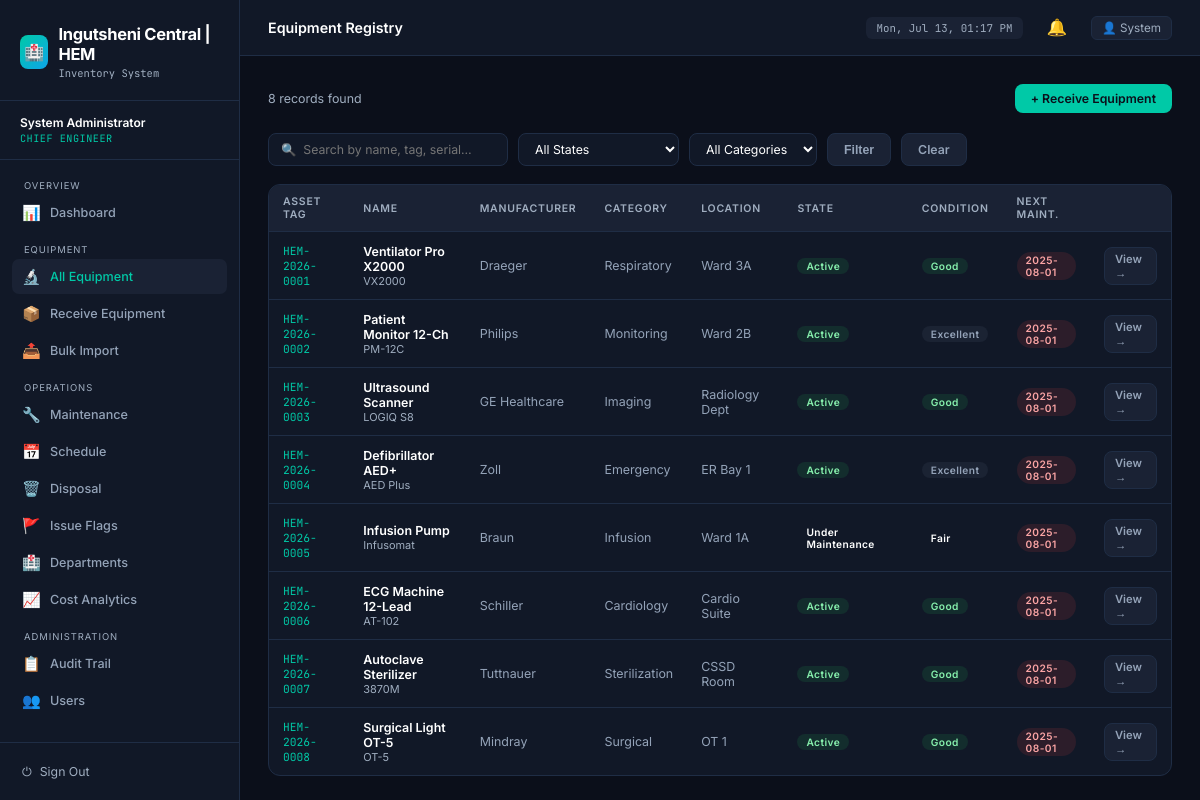
The page /equipment (signed in) on the database its author committed.
### tables this page shows
CREATE TABLE equipment (
  id INTEGER PRIMARY KEY AUTOINCREMENT,
  asset_tag TEXT UNIQUE NOT NULL,
  name TEXT NOT NULL,
  model TEXT, manufacturer TEXT, serial_number TEXT UNIQUE,
  category TEXT, department TEXT, location TEXT,
  country_of_origin TEXT, donor_name TEXT,
  state TEXT DEFAULT 'Active',
  condition TEXT DEFAULT 'Good',
  purchase_date TEXT, purchase_cost REAL,
  warranty_expiry TEXT, last_maintenance TEXT, next_maintenance TEXT,
  notes TEXT, received_by_id INTEGER,
  created_at TEXT DEFAULT (datetime('now')),
  updated_at TEXT DEFAULT (datetime('now')),
  FOREIGN KEY(received_by_id) REFERENCES users(id)
);

### run_production.py (the view)
@app.route('/equipment')
@login_required
def equipment_list():
    q = request.args.get('q', '')
    state = request.args.get('state', '')
    category = request.args.get('category', '')
    sql = 'SELECT * FROM equipment WHERE 1=1'
    params = []
    if q:
        sql += ' AND (name LIKE ? OR asset_tag LIKE ? OR serial_number LIKE ?)'
        params.extend([f'%{q}%', f'%{q}%', f'%{q}%'])
    if state:
        sql += ' AND state = ?'
        params.append(state)
    if category:
        sql += ' AND category = ?'
        params.append(category)
    equipment = query(sql, params)
    categories = [r['category'] for r in query('SELECT DISTINCT category FROM equipment WHERE category IS NOT NULL')]
    return render_template('equipment_list.html', equipment=equipment, q=q, state=state, cat=category, categories=categories)

### run_production.py (called while the page is built)
def get_db():
    if 'db' not in g:
        g.db = sqlite3.connect(DATABASE)
        g.db.row_factory = sqlite3.Row
    return g.db

def query(sql, args=(), one=False):
    cur = get_db().execute(sql, args)
    rv = cur.fetchall()
    cur.close()
    return (rv[0] if rv else None) if one else rv

def login_required(f):
    @wraps(f)
    def decorated_function(*args, **kwargs):
        if 'user_id' not in session:
            return redirect(url_for('login'))
        return f(*args, **kwargs)
    return decorated_function

@app.template_filter('fmtdate')
def fmtdate(value, format='%Y-%m-%d'):
    if not value: return '—'
    try:
        if isinstance(value, str):
            dt = datetime.strptime(value.split(' ')[0], '%Y-%m-%d')
        else:
            dt = value
        return dt.strftime(format)
    except:
        return value

@app.context_processor
def utility_processor():
    def is_overdue(date_str):
        if not date_str: return False
        try:
            due_date = datetime.strptime(date_str, '%Y-%m-%d').date()
            return due_date < date.today()
        except: return False
    def state_badge(state):
        return {
            'Active': 'badge-green',
            'Under Maintenance': 'badge-yellow',
            'Pending Disposal': 'badge-red',
            'Disposed': 'badge-gray',
            'In Storage': 'badge-blue'
        }.get(state, 'badge-gray')
    def cond_badge(condition):
        return {
            'Good': 'badge-green',
            'Fair': 'badge-yellow',
            'Poor': 'badge-red'
        }.get(condition, 'badge-gray')
    return dict(is_overdue=is_overdue, state_badge=state_badge, cond_badge=cond_badge)

### templates/equipment_list.html (shortened to what this page needs)
{% extends 'base.html' %}
{% block page_title %}Equipment Registry{% endblock %}
{% block content %}
<div style="display:flex;align-items:center;justify-content:space-between;margin-bottom:20px">
  <div style="color:var(--text-muted);font-size:0.83rem">{{ equipment|length }} records found</div>
  {% if session.role in ['chief_engineer','technician'] %}
  <a href="{{ url_for('receive_equipment') }}" class="btn btn-primary">+ Receive Equipment</a>
  {% endif %}
</div>
<form method="GET" class="filters">
  <input type="text" name="q" placeholder="🔍  Search by name, tag, serial…" value="{{ q }}">
  <select name="state">
    <option value="">All States</option>
  </select>
  <select name="category">
    <option value="">All Categories</option>
  </select>
  <button type="submit" class="btn btn-ghost">Filter</button>
  <a href="{{ url_for('equipment_list') }}" class="btn btn-ghost">Clear</a>
</form>
<div class="card">
  {% if equipment %}
  <div class="table-wrap">
    <table>
      <thead>
        <tr>
          <th>Asset Tag</th><th>Name</th><th>Manufacturer</th><th>Category</th>
          <th>Location</th><th>State</th><th>Condition</th><th>Next Maint.</th><th></th>
        </tr>
      </thead>
      <tbody>
        {% for eq in equipment %}
        <tr>
          <td><span class="asset-tag">{{ eq['asset_tag'] }}</span></td>
          <td>
            <div style="font-weight:600">{{ eq['name'] }}</div>
            {% if eq['model'] %}<div style="font-size:0.73rem;color:var(--text-muted)">{{ eq['model'] }}</div>{% endif %}
          </td>
          <td style="color:var(--text-dim)">{{ eq['manufacturer'] or '—' }}</td>
          <td style="color:var(--text-dim)">{{ eq['category'] or '—' }}</td>
          <td style="color:var(--text-dim)">{{ eq['location'] or '—' }}</td>
          <td><span class="badge {{ state_badge(eq['state']) }}">{{ eq['state'] }}</span></td>
          <td><span class="badge {{ cond_badge(eq['condition']) }}">{{ eq['condition'] }}</span></td>
          <td>
            {% if eq['next_maintenance'] %}
              {% if is_overdue(eq['next_maintenance']) %}
                <span class="badge badge-red pulse">{{ eq['next_maintenance']|fmtdate }}</span>
              {% else %}
                <span style="font-size:0.8rem">{{ eq['next_maintenance']|fmtdate }}</span>
              {% endif %}
            {% else %}—{% endif %}
          </td>
          <td><a href="{{ url_for('equipment_detail', eq_id=eq['id']) }}" class="btn btn-ghost btn-sm">View →</a></td>
        </tr>
        {% endfor %}
      </tbody>
    </table>
  </div>
  {% else %}
  <div class="empty">
    <div class="emoji">🔬</div>
    <p>No equipment found. <a href="{{ url_for('receive_equipment') }}" style="color:var(--accent)">Receive the first item</a>.</p>
  </div>
  {% endif %}
</div>
{% endblock %}

### templates/base.html (shortened to what this page needs)
<!DOCTYPE html>
<html lang="en">
<head>
</head>
<body>
{% if session.user_id %}
<aside class="sidebar" id="sidebar">
  <div class="sidebar-logo">
    <div class="mark">
      <div class="icon">🏥</div>
      <div>
        <div class="brand">Ingutsheni Central | HEM</div>
        <div class="sub">Inventory System</div>
      </div>
    </div>
  </div>
  <div class="sidebar-user">
    <div class="name">{{ session.full_name }}</div>
    <div class="role">{{ session.role | replace('_', ' ') }}</div>
  </div>
  <nav>
    {% if session.role == 'intern' %}
      <div class="nav-section">Overview</div>
      <a href="{{ url_for('intern_dashboard') }}" class="{{ 'active' if request.endpoint == 'intern_dashboard' }}">
        <span class="icon">📊</span> My Dashboard
      </a>
      <div class="nav-section">Equipment</div>
      <a href="{{ url_for('equipment_list') }}" class="{{ 'active' if request.endpoint == 'equipment_list' }}">
        <span class="icon">🔬</span> Browse Equipment
      </a>
      <div class="nav-section">Issues</div>
      <a href="{{ url_for('flag_issue') }}" class="{{ 'active' if request.endpoint == 'flag_issue' }}">
        <span class="icon">🚩</span> Flag an Issue
      </a>
      <a href="{{ url_for('issue_list') }}" class="{{ 'active' if request.endpoint == 'issue_list' }}">
        <span class="icon">📌</span> My Flags
      </a>
    {% else %}
      <div class="nav-section">Overview</div>
      <a href="{{ url_for('dashboard') }}" class="{{ 'active' if request.endpoint == 'dashboard' }}">
        <span class="icon">📊</span> Dashboard
      </a>
      <div class="nav-section">Equipment</div>
      <a href="{{ url_for('equipment_list') }}" class="{{ 'active' if request.endpoint == 'equipment_list' }}">
        <span class="icon">🔬</span> All Equipment
      </a>
      {% if session.role in ['chief_engineer', 'technician'] %}
      <a href="{{ url_for('receive_equipment') }}" class="{{ 'active' if request.endpoint == 'receive_equipment' }}">
        <span class="icon">📦</span> Receive Equipment
      </a>
      {% endif %}
      {% if session.role == 'chief_engineer' %}
      <a href="{{ url_for('import_equipment') }}" class="{{ 'active' if request.endpoint == 'import_equipment' }}">
        <span class="icon">📤</span> Bulk Import
      </a>
      {% endif %}
      <div class="nav-section">Operations</div>
      <a href="{{ url_for('maintenance_list') }}" class="{{ 'active' if request.endpoint == 'maintenance_list' }}">
        <span class="icon">🔧</span> Maintenance
      </a>
      <a href="{{ url_for('maintenance_schedule') }}" class="{{ 'active' if request.endpoint == 'maintenance_schedule' }}">
        <span class="icon">📅</span> Schedule
      </a>
      <a href="{{ url_for('disposal_list') }}" class="{{ 'active' if request.endpoint == 'disposal_list' }}">
        <span class="icon">🗑️</span> Disposal
      </a>
      <a href="{{ url_for('issue_list') }}" class="{{ 'active' if request.endpoint == 'issue_list' }}">
        <span class="icon">🚩</span> Issue Flags
      </a>
      <a href="{{ url_for('department_overview') }}" class="{{ 'active' if 'department' in request.endpoint }}">
        <span class="icon">🏥</span> Departments
      </a>
      {% if session.role == 'chief_engineer' %}
      <a href="{{ url_for('analytics') }}" class="{{ 'active' if request.endpoint == 'analytics' }}">
        <span class="icon">📈</span> Cost Analytics
      </a>
      {% endif %}
      {% if session.role == 'chief_engineer' %}
      <div class="nav-section">Administration</div>
      <a href="{{ url_for('audit_log') }}" class="{{ 'active' if request.endpoint == 'audit_log' }}">
        <span class="icon">📋</span> Audit Trail
      </a>
      <a href="{{ url_for('user_list') }}" class="{{ 'active' if 'user' in request.endpoint }}">
        <span class="icon">👥</span> Users
      </a>
      {% endif %}
    {% endif %}
  </nav>
  <div class="sidebar-footer">
    <a href="{{ url_for('logout') }}">
      <span>⏻</span> Sign Out
    </a>
  </div>
</aside>
<div class="main">
  <header class="topbar">
    <div class="page-title">{% block page_title %}{% endblock %}</div>
    <div class="time-badge" id="clock"></div>
    <button class="notif-btn" id="notifBtn" onclick="toggleNotif()">
      🔔
    </button>
    <a href="{{ url_for('profile') }}" style="font-size:0.78rem;color:var(--text-muted);text-decoration:none;
       padding:4px 10px;border-radius:6px;background:var(--bg-raised);border:1px solid var(--border)">
      👤 {{ session.full_name.split()[0] }}
    </a>
  </header>
  <div class="content">
    {% block content %}{% endblock %}
  </div>
</div>
{% else %}
  {% block login_content %}{% endblock %}
{% endif %}
</body>
</html>

### templates/equipment_list.html (style rules this page uses)
.filters { display:flex; gap:10px; flex-wrap:wrap; margin-bottom:18px; }
.filters input, .filters select { background:var(--bg-card); border:1px solid var(--border); border-radius:8px; color:var(--text); padding:7px 12px; font-size:0.82rem; font-family:'Inter',sans-serif; }
.filters input { width:240px; }
.asset-tag { font-family:'JetBrains Mono',monospace; font-size:0.75rem; color:var(--accent); }

### rows shown on the page
equipment: asset_tag "HEM-2026-0001", name "Ventilator Pro X2000", model "VX2000", manufacturer "Draeger", category "Respiratory", location "Ward 3A", state "Active", condition "Good", next_maintenance|fmtdate "2025-08-01"
equipment: asset_tag "HEM-2026-0002", name "Patient Monitor 12-Ch", model "PM-12C", manufacturer "Philips", category "Monitoring", location "Ward 2B", state "Active", condition "Excellent", next_maintenance|fmtdate "2025-08-01"
equipment: asset_tag "HEM-2026-0003", name "Ultrasound Scanner", model "LOGIQ S8", manufacturer "GE Healthcare", category "Imaging", location "Radiology Dept", state "Active", condition "Good", next_maintenance|fmtdate "2025-08-01"
equipment: asset_tag "HEM-2026-0004", name "Defibrillator AED+", model "AED Plus", manufacturer "Zoll", category "Emergency", location "ER Bay 1", state "Active", condition "Excellent", next_maintenance|fmtdate "2025-08-01"
equipment: asset_tag "HEM-2026-0005", name "Infusion Pump", model "Infusomat", manufacturer "Braun", category "Infusion", location "Ward 1A", state "Under Maintenance", condition "Fair", next_maintenance|fmtdate "2025-08-01"
equipment: asset_tag "HEM-2026-0006", name "ECG Machine 12-Lead", model "AT-102", manufacturer "Schiller", category "Cardiology", location "Cardio Suite", state "Active", condition "Good", next_maintenance|fmtdate "2025-08-01"
equipment: asset_tag "HEM-2026-0007", name "Autoclave Sterilizer", model "3870M", manufacturer "Tuttnauer", category "Sterilization", location "CSSD Room", state "Active", condition "Good", next_maintenance|fmtdate "2025-08-01"
equipment: asset_tag "HEM-2026-0008", name "Surgical Light OT-5", model "OT-5", manufacturer "Mindray", category "Surgical", location "OT 1", state "Active", condition "Good", next_maintenance|fmtdate "2025-08-01"

### other values the page prints
{{ session.full_name }} "System Administrator"
{{ session.role | replace('_', ' ') }} "CHIEF ENGINEER"
{{ session.full_name.split()[0] }} "System"
{{ equipment|length }} "8"
